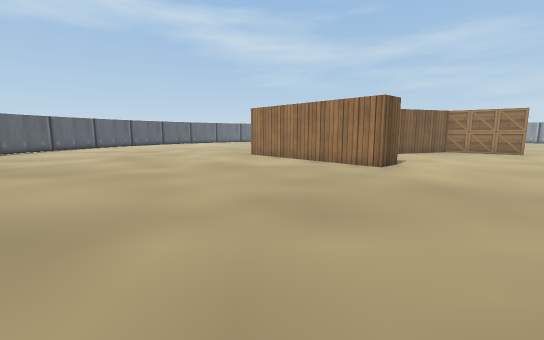
view 1 (above)

24 first-person views from a walk through a world built for the Webots simulator. The camera is 0.1 m above the floor, tilts 8° down and sees 90° across. The floor is counted in squares, 0.1 m on a side. Each view is taken from the middle of a square. On the plan, view 1 faces up. The plan holds only what a view shows up to about 11 squares ahead; the rest is blank. The place goes on beyond the plan. The robots in the file are not drawn. Simple shapes and patterns stand in for the simulator's stock objects.

view 2
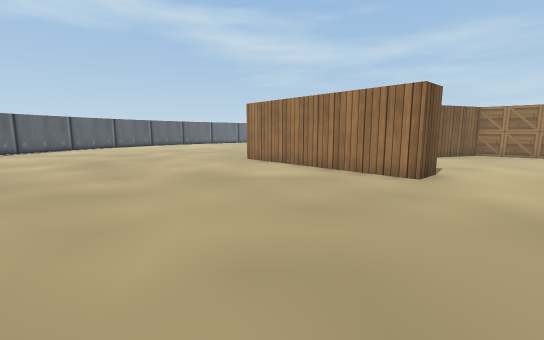

view 3
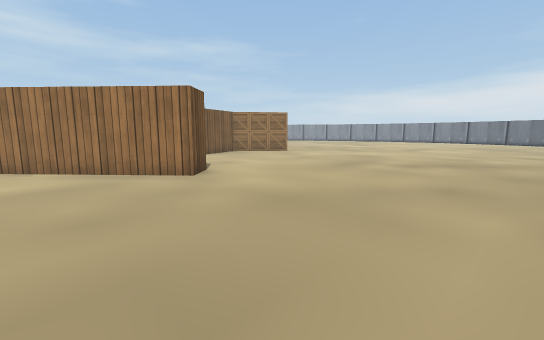

view 4
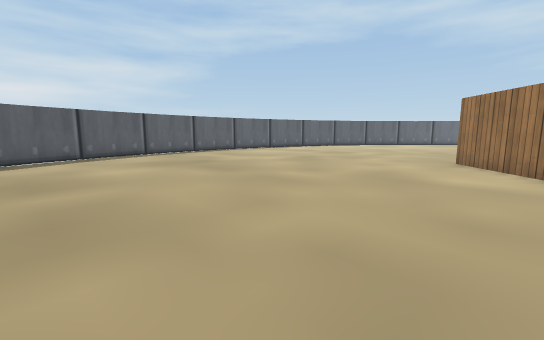

view 5
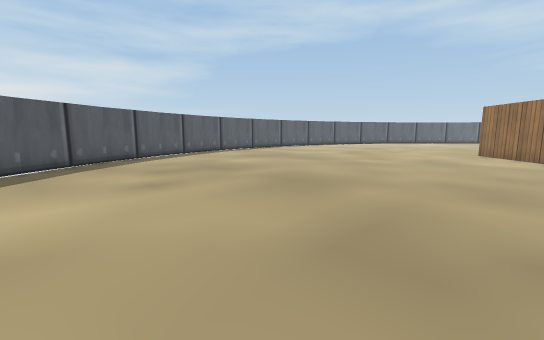

view 6
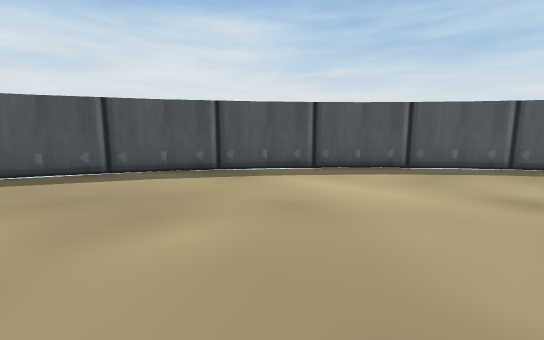

view 7
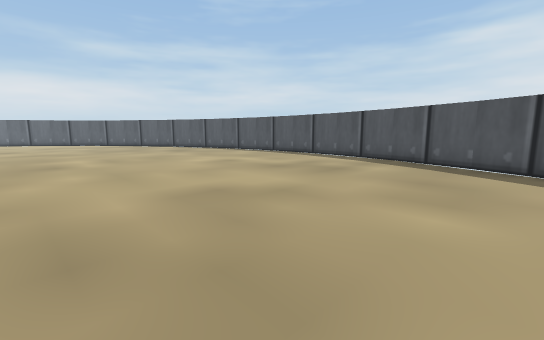

view 8
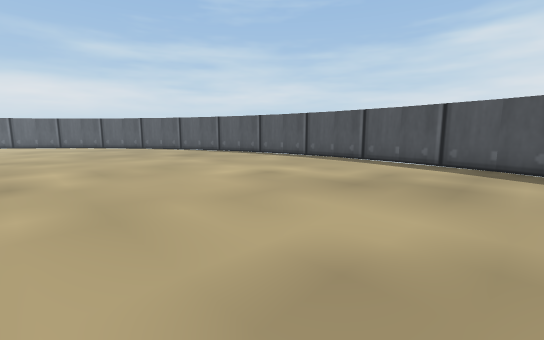

view 9
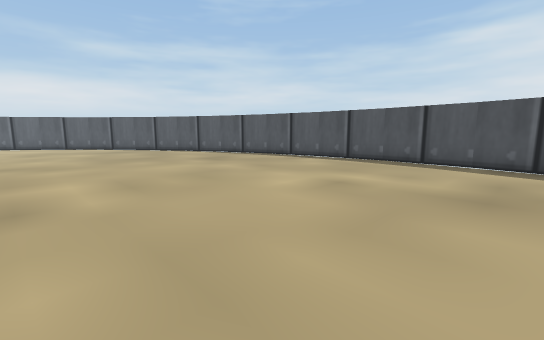

view 10
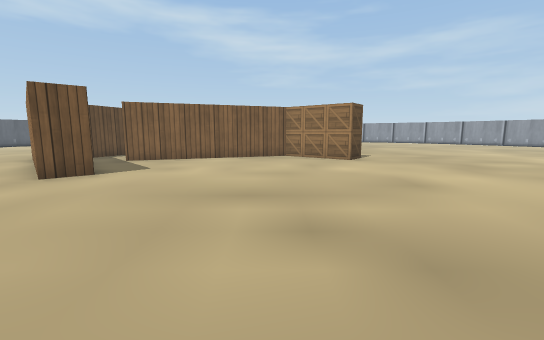

view 11
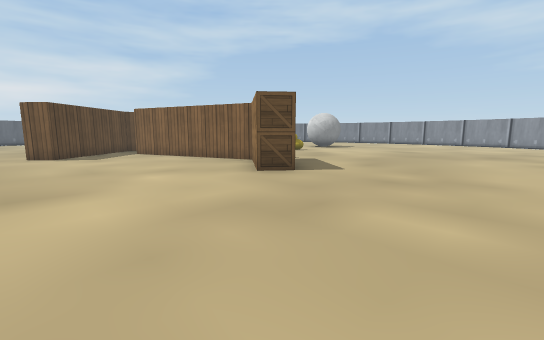

view 12
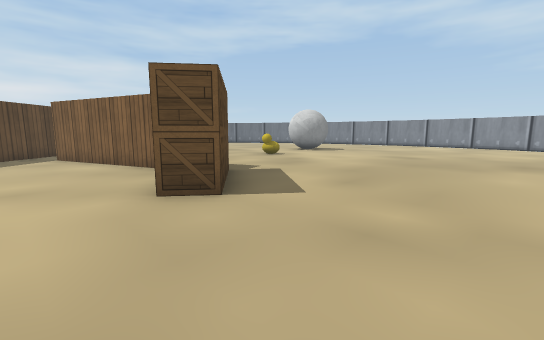

view 13
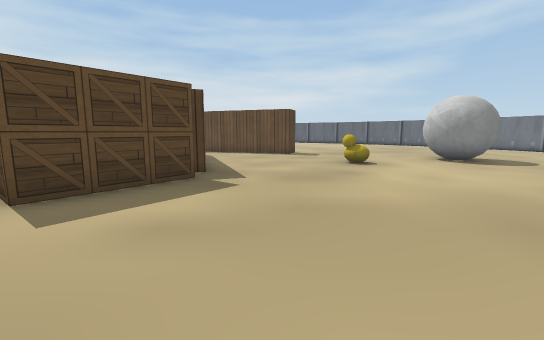

view 14
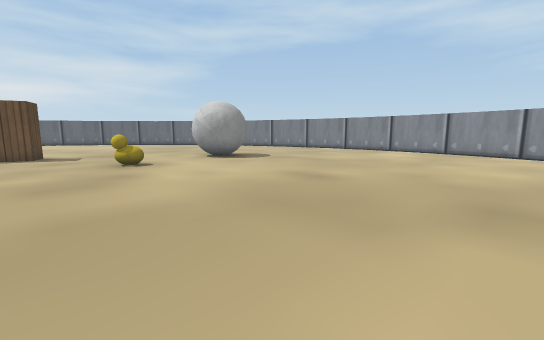

view 15
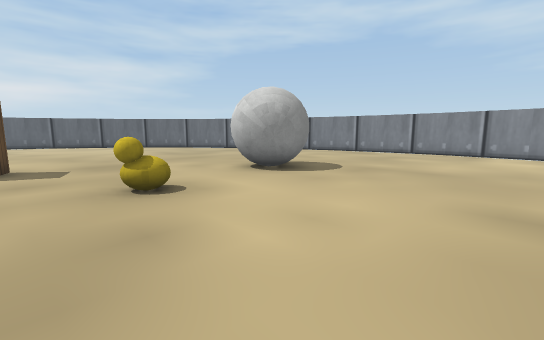

view 16
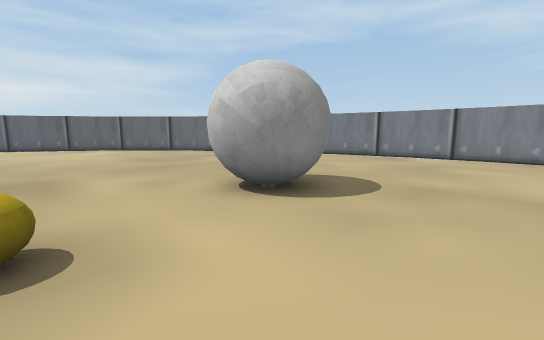

view 17
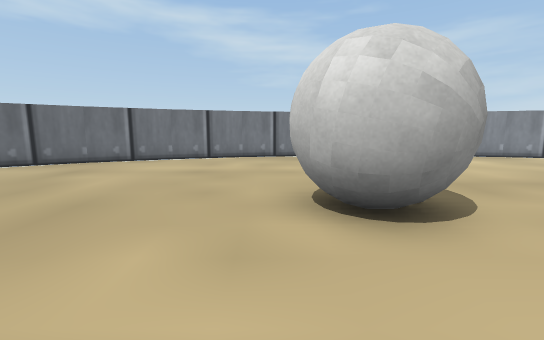

view 18
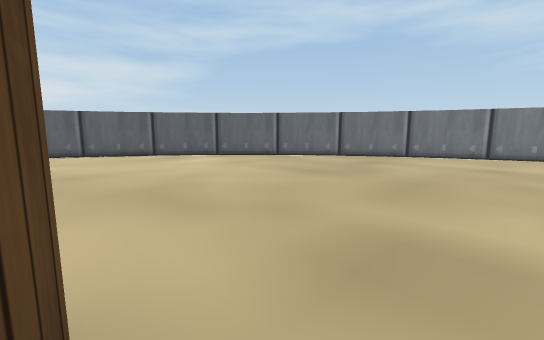

view 19
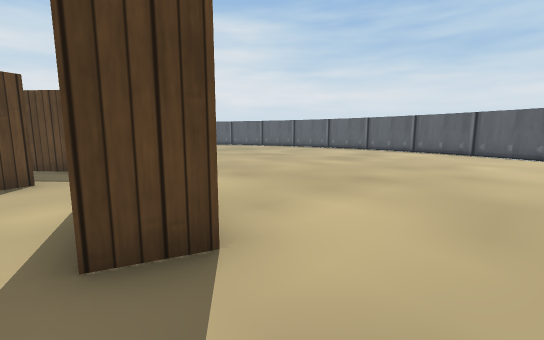

view 20
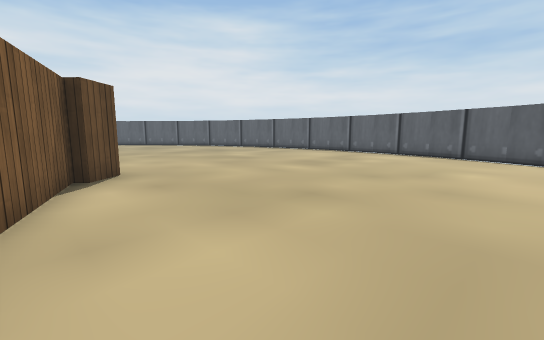

view 21
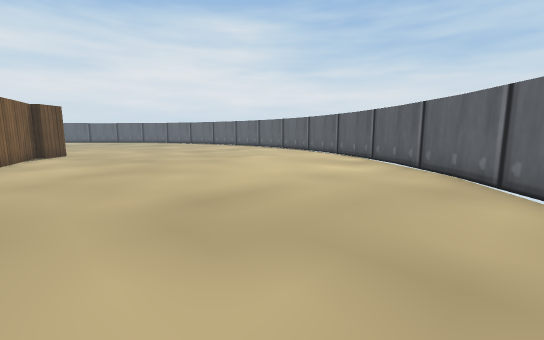

view 22
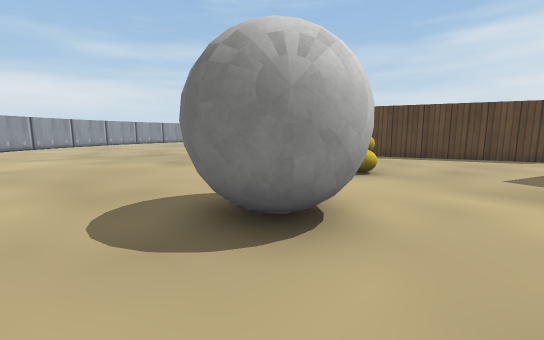

view 23
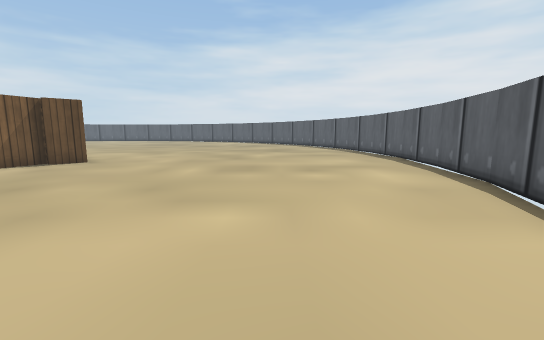

view 24
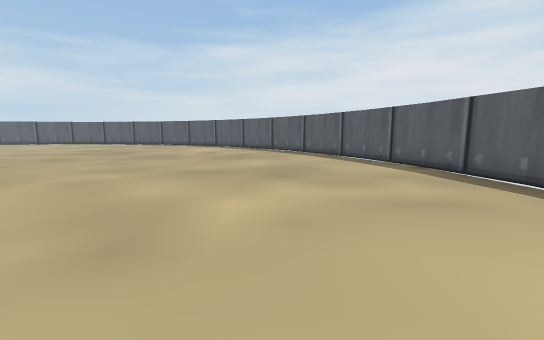

### Floor plan
Points are (right, up) in squares from view 1. A wall is a line through its corners. A room is listed if a view was taken in it or the views show most of it. See-through windows are left out.
Room 1 (views 1, 2, 3, 4, 5, 6, 7, 8, 9, 10, 11, 12, 13, 14, 15, 16, 17, 18, 19, 20, 21, 22, 23, 24)
walls: (2.5, 12.3) (7.9, 14.2); (0.8, 11.7) (3.8, 8.3) (3.1, 7.6) (-0.9, 12.1) (-0.1, 12.8); (1.4, 13.2) (1.1, 12.4); (0, 12.4) (1.1, 15.3); (8.6, 13.4) (2.9, 11.4); (8.2, 14.5) (8.4, 14); (1.7, 17.1) (2.7, 16.8) (2.4, 15.9); (-11.5, 6.2) (-11.3, 5.3); (-11.3, 5.4) (-10.5, 2.8); (-10.5, 2.9) (-9.3, 0.4); (-11.3, 15.7) (-11.5, 15); (-9.3, 0.5) (-7.8, -1.7); (-7.9, -1.6) (-6.1, -3.6); (-10.5, 18.2) (-11.3, 15.6); (-9.4, 20.4) (-10.5, 18.1); (-6.2, -3.6) (-4.1, -5.4); (-4.2, -5.3) (-1.9, -6.9); (-7.8, 22.8) (-9.3, 20.5); (-6.1, 24.7) (-7.9, 22.6); (-2.1, -6.8) (0.4, -8); (-4.5, 26.1) (-6.2, 24.6); (0.3, -8) (2.9, -8.9); (2.7, -8.8) (5.4, -9.3); (0.4, 29) (-2, 27.8) (-3.7, 26.7); (5.3, -9.3) (8, -9.5); (7.9, -9.5) (10.4, -9.3); (2.9, 29.9) (0.3, 29); (5.5, 30.4) (2.8, 29.8); (8, 30.5) (5.3, 30.3); (10.7, 30.3) (7.9, 30.5); (11, 30.3) (10.5, 30.3); (15.1, 29.2) (13.2, 29.8) (12.3, 30)
objects: ball (4, 22) to (6, 23); rubber duck (6, 19); wooden box (9, 12) to (11, 14)

Where each view was taken, in squares from view 1:
view 1: 0 up, 0 right, facing up
view 2: 2 up, 0 right, facing up
view 3: 2 up, 0 right, facing up-right
view 4: 2 up, 1 right, facing up-left
view 5: 2 down, 1 right, facing up-left
view 6: 0 up, 1 right, facing down-left
view 7: 1 up, 1 left, facing down-right
view 8: 0 up, 2 right, facing down-right
view 9: 0 up, 4 right, facing down-right
view 10: 2 up, 8 right, facing up
view 11: 7 up, 16 right, facing up-left
view 12: 10 up, 15 right, facing up-left
view 13: 16 up, 15 right, facing left
view 14: 16 up, 15 right, facing up-left
view 15: 17 up, 11 right, facing up-left
view 16: 19 up, 9 right, facing up-left
view 17: 19 up, 4 right, facing up
view 18: 17 up, 3 right, facing up-left
view 19: 19 up, 3 right, facing down-left
view 20: 19 up, 1 right, facing down-left
view 21: 26 up, 1 right, facing down-left
view 22: 25 up, 3 right, facing down-right
view 23: 21 up, 7 left, facing down
view 24: 13 up, 7 left, facing down
